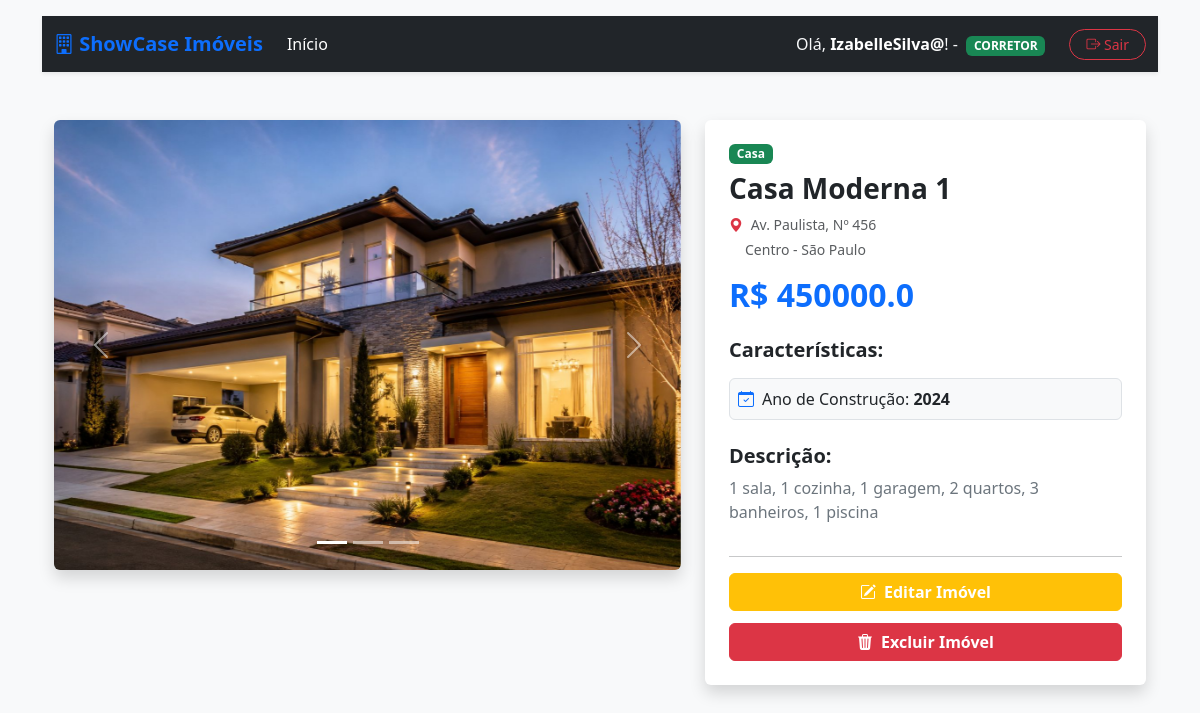
The page /vitrine/detalhes_imovel/2/ (signed in) on the database its author committed.
### vitrine/models.py (models this page shows, shortened)
class ImagemImovel(models.Model):
    imovel = models.ForeignKey(Imovel, on_delete=models.CASCADE, related_name="imagens")
    imagem = models.ImageField(upload_to="media/img")

class Imovel(models.Model):
    corretor = models.ForeignKey(User, on_delete=models.CASCADE, verbose_name="Corretor Responsável")
    titulo = models.CharField(max_length=100)
    descricao = models.TextField()
    tipo_Imovel = models.CharField(max_length=50)
    ano_construcao = models.IntegerField()
    preco = models.FloatField()
    logradouro = models.CharField(max_length=100, verbose_name="Rua/Avenida")
    numero = models.CharField(max_length=10, verbose_name="Número")
    bairro = models.CharField(max_length=100, verbose_name="Bairro")
    cidade = models.CharField(max_length=100, verbose_name="Cidade")
    imagem_principal = models.ImageField(upload_to="media/img")

### vitrine/views.py (the view)
# urls.py: path('/detalhes_imovel/<int:id>/', detalhes_imovel, name='detalhes_imovel'),
def detalhes_imovel(request, id):
    imovel = get_object_or_404(Imovel, id=id)
    fotos_adicionais = imovel.imagens.all()
    dados_para_a_tela = {
        'imovel': imovel,
        'fotos': fotos_adicionais
    }
    return render(request, 'detalhes_imovel.html', dados_para_a_tela)

### template/detalhes_imovel.html (shortened to what this page needs)
{%extends 'base.html'%}     >
{% load static %}
{%block content%}
<div class="container my-5">
    <div class="row g-4">
        <div class="col-md-7">
            <div id="carrosselImovel" class="carousel slide shadow rounded overflow-hidden" data-bs-ride="carousel">
                {% if fotos %}
                <div class="carousel-indicators">
                    <button type="button" data-bs-target="#carrosselImovel" data-bs-slide-to="0" class="active"
                            aria-current="true" aria-label="Slide 1"></button>
                    {% for foto in fotos %}
                    <button type="button" data-bs-target="#carrosselImovel" data-bs-slide-to="{{ forloop.counter }}"
                            aria-label="Slide {{ forloop.counter|add:1 }}"></button>
                    {% endfor %}
                </div>
                {% endif %}
                <div class="carousel-inner">
                    <div class="carousel-item active">
                        <img src="{{ imovel.imagem_principal.url }}" class="d-block w-100"
                             style="height: 450px; object-fit: cover;" alt="Imagem Principal">
                    </div>
                </div>
                {% if fotos %}
                <button class="carousel-control-prev" type="button" data-bs-target="#carrosselImovel"
                        data-bs-slide="prev">
                    <span class="carousel-control-prev-icon" aria-hidden="true"></span>
                </button>
                <button class="carousel-control-next" type="button" data-bs-target="#carrosselImovel"
                        data-bs-slide="next">
                    <span class="carousel-control-next-icon" aria-hidden="true"></span>
                </button>
                {% endif %}
            </div>
        </div>
        <div class="col-md-5">
            <div class="card h-100 shadow border-0 p-4">
                <span class="badge bg-success mb-2 align-self-start">{{ imovel.tipo_Imovel }}</span>
                <h1 class="h3 fw-bold text-dark">{{ imovel.titulo }}</h1>
                <p class="text-muted small mb-1">
                    <i class="bi bi-geo-alt-fill me-1 text-danger"></i>
                    {{ imovel.logradouro }}, Nº {{ imovel.numero }}
                </p>
                <p class="text-muted small mb-3 ps-3">
                    {{ imovel.bairro }} - {{ imovel.cidade }}
                </p>
                <h2 class="text-primary fw-bold mb-4">R$ {{ imovel.preco }}</h2>
                <h5 class="fw-bold mb-3">Características:</h5>
                <div class="row g-3 mb-4">
                    <div class="col-12">
                        <div class="p-2 border rounded bg-light">
                            <i class="bi bi-calendar-check me-2 text-primary"></i>Ano de Construção: <strong>{{ imovel.ano_construcao }}</strong>
                        </div>
                    </div>
                </div>
                <h5 class="fw-bold mb-2">Descrição:</h5>
                <p class="text-secondary flex-grow-1">{{ imovel.descricao }}</p>
                <hr>
                <div class="mt-auto">
                    {% if user == imovel.corretor %}
                    <div class="d-grid gap-2">
                        <a href="{% url 'editar_imovel' imovel.id %}" class="btn btn-warning fw-bold text-white mb-1">
                            <i class="bi bi-pencil-square me-2"></i>Editar Imóvel
                        </a>
                        <form action="{% url 'excluir_imovel' imovel.id %}" method="POST"
                              onsubmit="return confirm('Tem certeza absoluta que deseja excluir este imóvel definitivamente?');">
                            <button type="submit" class="btn btn-danger fw-bold w-100">
                                <i class="bi bi-trash3-fill me-2"></i>Excluir Imóvel
                            </button>
                        </form>
                    </div>
                    {% endif %}
                </div>
            </div>
        </div>
    </div>
</div>
{% endblock %}

### template/base.html (shortened to what this page needs)
{% load static %}
<!DOCTYPE html>
<html lang="pt-br">
<head>
    <link href="https://cdn.jsdelivr.net/npm/bootstrap@5.3.8/dist/css/bootstrap.min.css" rel="stylesheet"
>
    <link rel="stylesheet" href="https://cdn.jsdelivr.net/npm/bootstrap-icons@1.11.3/font/bootstrap-icons.min.css">
    <link rel="stylesheet" href="{% static 'css/style.css' %}">
</head>
<body class="bg-light">
<div class="container mt-3">
    {% if user.is_authenticated %}
    <nav class="navbar navbar-expand-lg navbar-dark bg-dark shadow-sm">
        <div class="container">
            <a class="navbar-brand fw-bold text-primary" href="{% url 'pagina_inicial' %}">
                <i class="bi bi-building"></i> ShowCase Imóveis
            </a>
            <div class="collapse navbar-collapse" id="conteudoNavbar">
                <ul class="navbar-nav me-auto mb-2 mb-lg-0">
                    <li class="nav-item">
                        <a class="nav-link active" href="{% url 'pagina_inicial' %}">Início</a>
                    </li>
                </ul>
                <div class="d-flex align-items-center gap-3">
                        <span class="text-light me-2">
                            Olá, <strong class="text-white">{{ user.username }}</strong>! -
                            {% if user.perfil_corretor %}
                                <span class="badge bg-success text-white ms-1 text-uppercase"
                                      style="font-size: 0.75rem;">Corretor</span>
                            {% else %}
                                <span class="badge bg-info text-dark ms-1 text-uppercase"
                                      style="font-size: 0.75rem;">Cliente</span>
                            {% endif %}
                        </span>
                    <a href="{% url 'logout' %}" class="btn btn-outline-danger btn-sm rounded-pill px-3">
                        <i class="bi bi-box-arrow-right"></i> Sair
                    </a>
                </div>
            </div>
        </div>
    </nav>
    {% endif %}
    <main>
        {% block content%}
        {% endblock %}
    </main>
</div>
</body>
</html>

### rows shown on the page
Imovel: imagem_principal (picture), tipo_Imovel "Casa", titulo "Casa Moderna 1", logradouro "Av. Paulista", numero "456", bairro "Centro", cidade "São Paulo", preco "450000.0", ano_construcao "2024", descricao "1 sala, 1 cozinha, 1 garagem, 2 quartos, 3 banheiros, 1 piscina"

### other values the page prints
{{ user.username }} "IzabelleSilva@"
